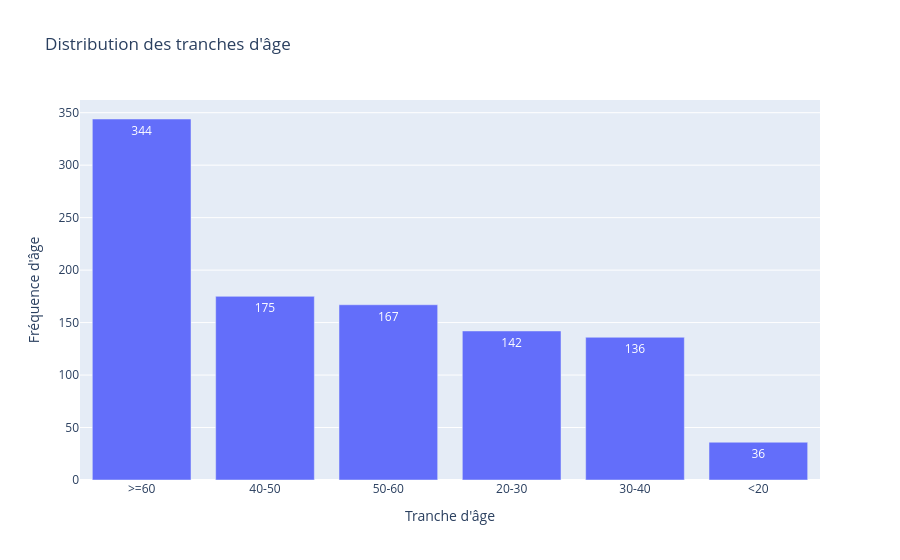

The code cell stored with this chart in its notebook:
### Code cell
fig_age_2 = px.bar(
    data_assurance_grouped_age, 
    x="tranche_age", 
    y="frequence", 
    title="Distribution des tranches d'âge", 
    labels={"tranche_age": "Tranche d'âge"},
    text_auto=True)
fig_age_2.update_layout(yaxis_title="Fréquence d'âge")
fig_age_2.show()

### Figure 1 — Plotly figure (JSON) as saved in the notebook; plotly's stock layout.template omitted (floating-point values rounded to 4 significant figures)
{"data": [{"hovertemplate": "Tranche d'âge=%{x}<br>frequence=%{y}<extra></extra>", "legendgroup": "", "marker": {"color": "#636efa", "pattern": {"shape": ""}}, "name": "", "orientation": "v", "showlegend": false, "textposition": "auto", "texttemplate": "%{y}", "type": "bar", "x": [">=60", "40-50", "50-60", "20-30", "30-40", "<20"], "xaxis": "x", "y": [344, 175, 167, 142, 136, 36], "yaxis": "y"}], "layout": {"barmode": "relative", "legend": {"tracegroupgap": 0}, "title": {"text": "Distribution des tranches d'âge"}, "xaxis": {"anchor": "y", "domain": [0, 1], "title": {"text": "Tranche d'âge"}}, "yaxis": {"anchor": "x", "domain": [0, 1], "title": {"text": "Fréquence d'âge"}}}}
